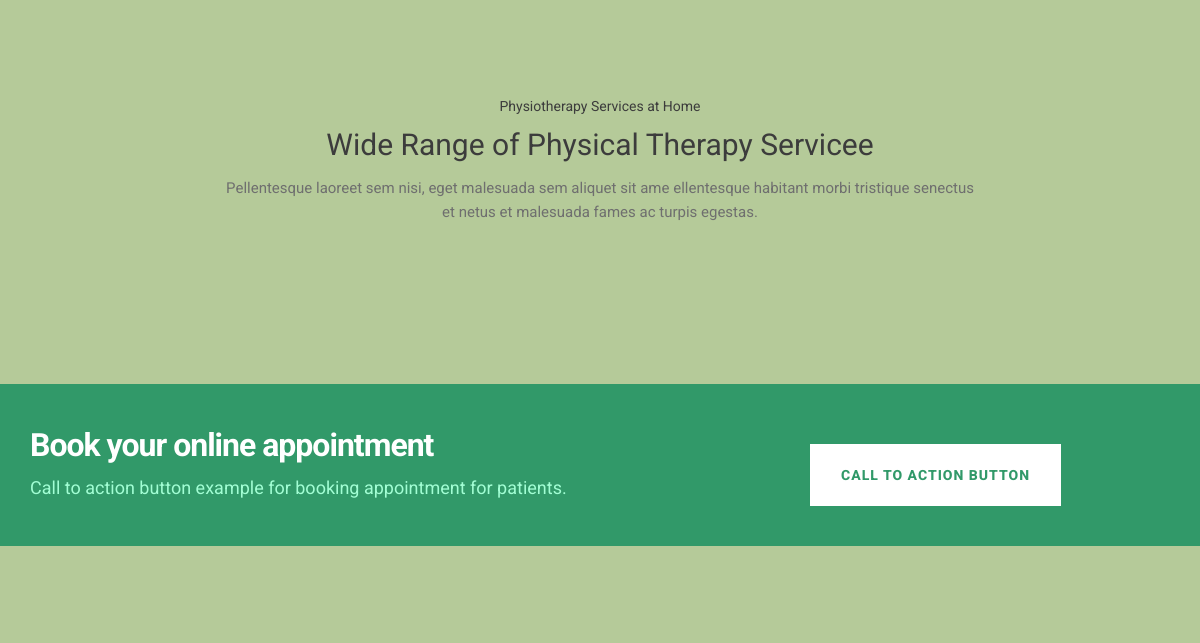
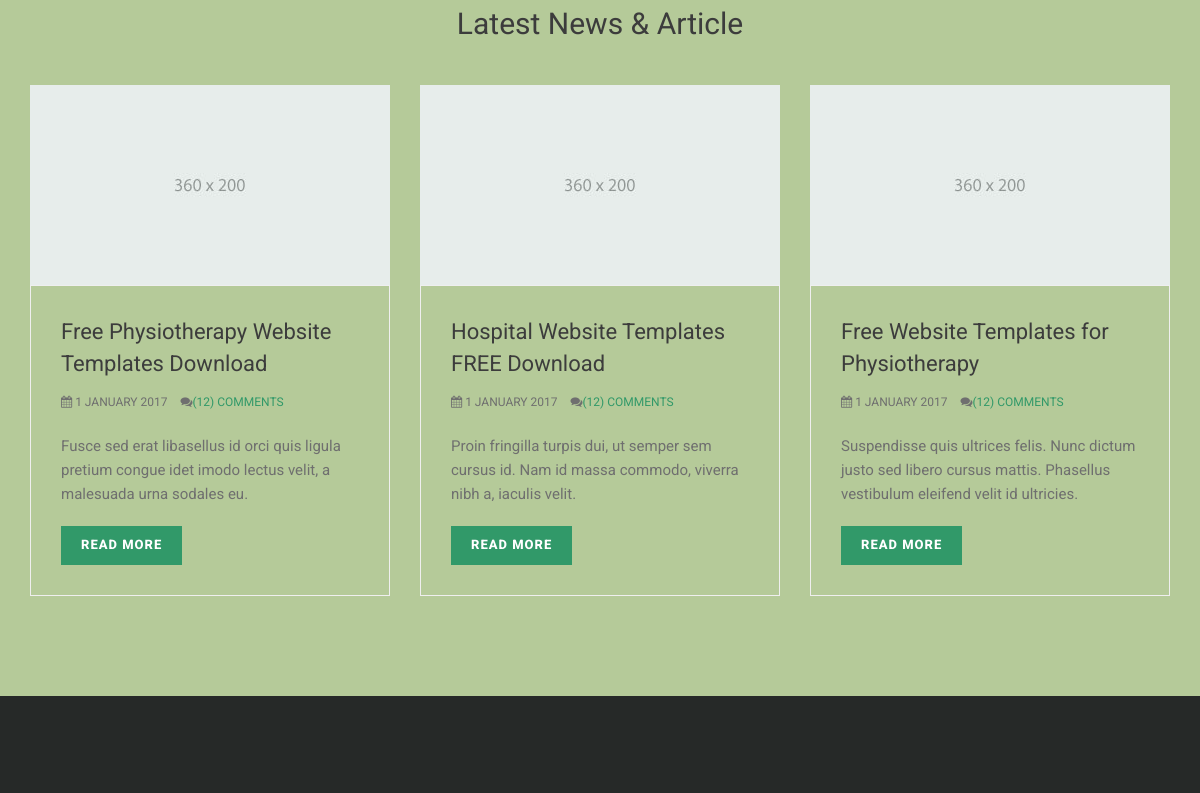
The app's page / (middle part), older data (2 pictures, top to bottom).
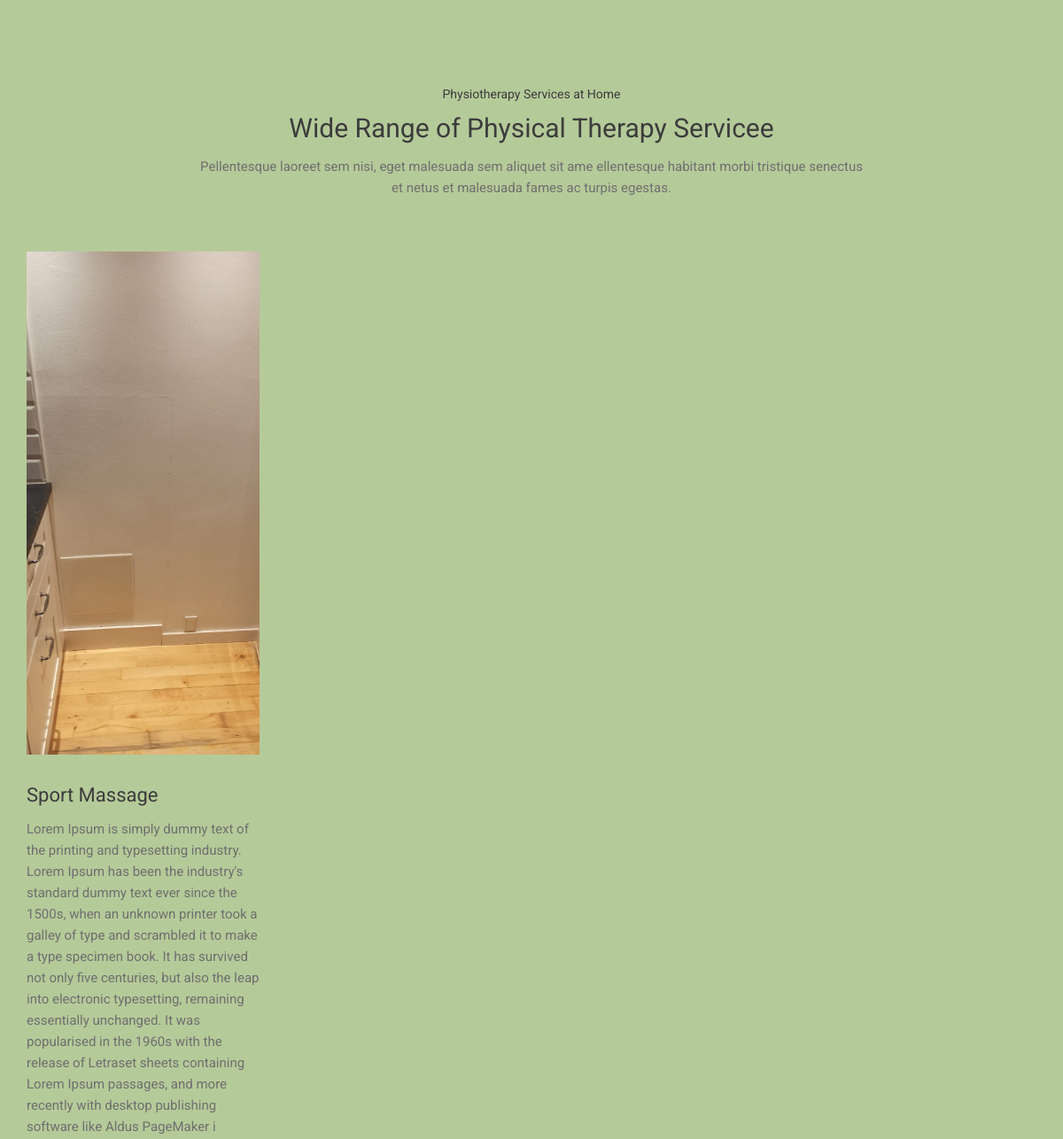
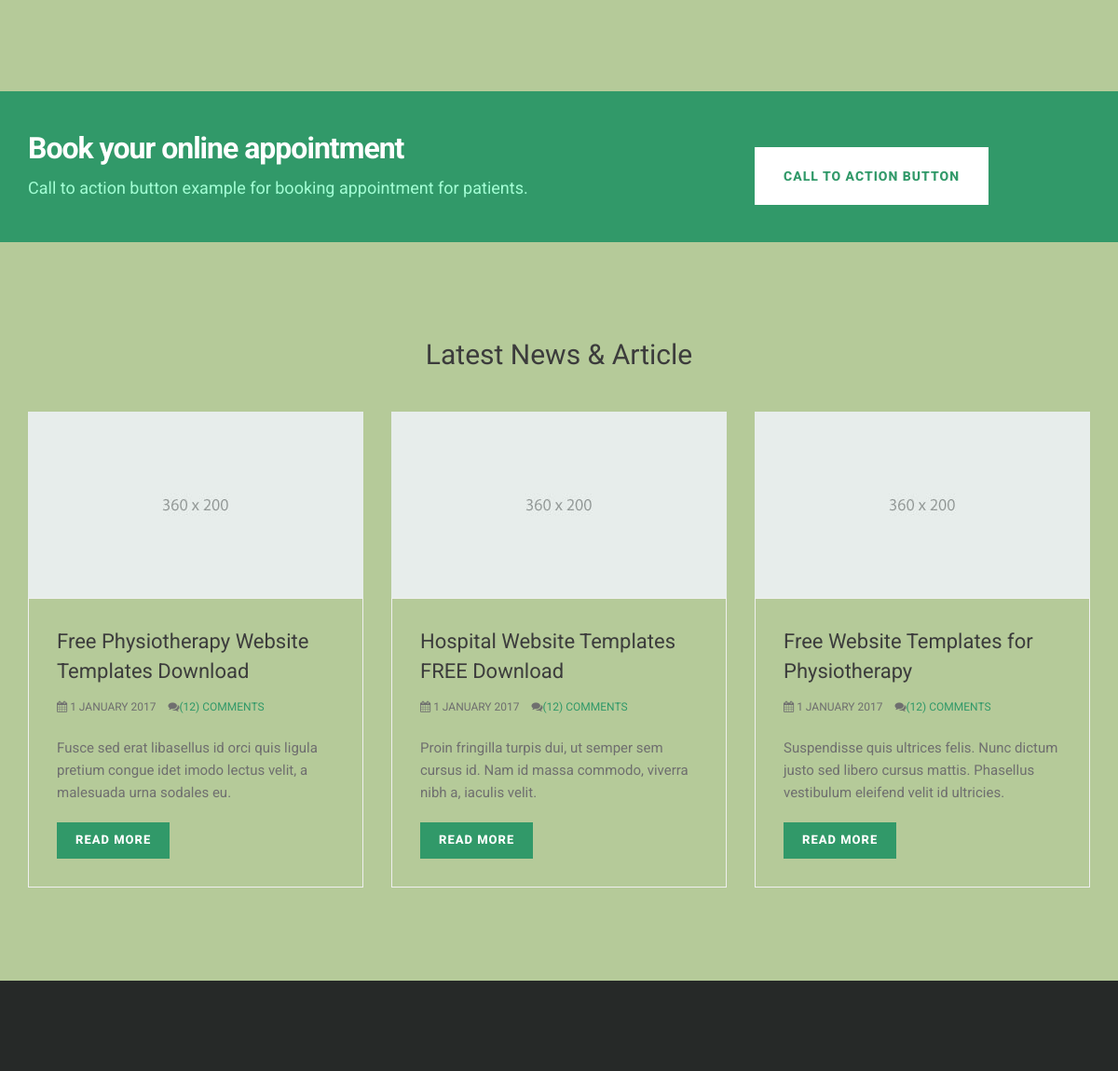
The same page, newer data (2 pictures, top to bottom).
### MainApp/models.py (models this page shows, shortened)
class Therapy(models.Model):
    name = models.CharField(max_length=255 , verbose_name = "Nombre")
    image = models.ImageField(verbose_name="Foto", blank=True, null=True)
    description = models.TextField()
    therapist = models.ForeignKey(Therapist, on_delete=models.CASCADE,blank=True, null=True)
    duration = models.IntegerField (verbose_name="Duracion (Tiempo) ",blank=True, null=True)
    price = models.IntegerField(verbose_name="Precio",blank=True, null=True)
    class Meta:
            verbose_name="Terapia"
            verbose_name_plural="Terapias"

### MainApp/views.py (the view)
# urls.py: path('',views.index, name='index'),
def index(request):
    therapy = Therapy.objects.all()
    return render (request,'index.html', {'therapy': therapy})

### MainApp/templates/index.html (shortened to what the changed rows need)
 {% extends "base.html" %} {% block content %} {% load static %}
<body>
    <div class="space-medium">
        <div class="container">
            <div class="row">
                <div class="col-md-offset-2 col-md-8">
                    <div class="mb60 text-center section-title">
                        <h1>Wide Range of Physical Therapy Servicee</h1>
                    </div>
                </div>
            </div>
            <div class="row">
                {% for terapia in therapy %}
                <div class="col-lg-3 col-md-3 col-sm-6 col-xs-12">
                    <div class="service-block">
                        <div class="service-img mb20">
                            <a href="#">
                                <img src="{{terapia.image.url}}" alt="" class="img-responsive" width="260" height="230"></a>
                        </div>
                        <div class="service-content">
                            <h2><a href="#" class="title">{{terapia.name}}</a></h2>
                            <p>{{terapia.description}}</p>
                        </div>
                    </div>
                    {% endfor %}
                </div>
            </div>
        </div>
    </div>
    <div class="space-small bg-primary">
        <div class="container">
            <div class="row">
                <div class="col-lg-8 col-sm-8 col-md-8 col-xs-12">
                    <h1 class="cta-title">Book your online appointment</h1>
                </div>
            </div>
        </div>
    </div>
    <div class="space-medium">
        <div class="container">
            <div class="row">
                <div class="col-lg-offset-2 col-lg-8 col-md-offset-2 col-md-8 col-sm-12 col-xs-12">
                    <div class="section-title mb40 text-center">
                        <h1>Latest News &amp; Article</h1>
                    </div>
                </div>
            </div>
            <div class="row">
                <div class="col-lg-4 col-md-4 col-sm-6 col-xs-12">
                    <div class="post-block">
                        <div class="post-content">
                            <h2><a href="#" class="title"> Free Physiotherapy Website Templates Download</a></h2>
                            <a href="#" class="btn btn-default">Read More</a> </div>
                    </div>
                </div>
                <div class="col-lg-4 col-md-4 col-sm-6 col-xs-12">
                    <div class="post-block">
                        <div class="post-content">
                            <h2><a href="#" class="title"> Hospital Website Templates FREE Download</a></h2>
                            <a href="#" class="btn btn-default">Read More</a> </div>
                    </div>
                </div>
                <div class="col-lg-4 col-md-4 col-sm-6 col-xs-12">
                    <div class="post-block">
                        <div class="post-content">
                            <h2><a href="#" class="title"> Free Website Templates for Physiotherapy</a></h2>
                            <a href="#" class="btn btn-default">Read More</a> </div>
                    </div>
                </div>
            </div>
        </div>
    </div>
    {% endblock %}

Row changes from the older to the newer data that the page shows:
added Therapy: image (picture), name "Sport Massage", description "Lorem Ipsum is simply dummy text of the printing and typesetting industry. Lorem Ipsum has been the industry's standard dummy text ever since the 1500s, when an unknown printer took a galley of type and scrambled it to make a type specimen book. It has survived not only five centuries, but also the leap into electronic typesetting, remaining essentially unchanged. It was popularised in the 1960s with the release of Letraset sheets containing Lorem Ipsum passages, and more recently with desktop publishing software like Aldus PageMaker i"
